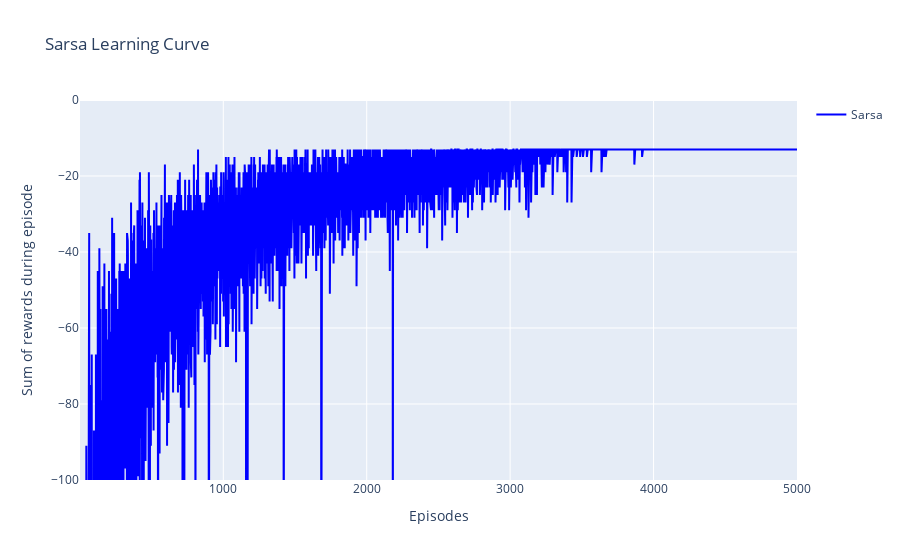

The cell this chart's notebook holds for it:
### Markdown cell above
visualize the **_estimated_** optimal policy and the corresponding state-value function.

### Code cell
# obtain the estimated optimal policy and corresponding action-value function
Q_sarsa, sarsa_rewards = sarsa(env, 5000, 0.01)

# print the estimated optimal policy
policy_sarsa = np.array(
    [np.argmax(Q_sarsa[key]) if key in Q_sarsa else -1 for key in np.arange(48)]
).reshape(4, 12)

check_test.run_check("td_control_check", policy_sarsa)
print("\nEstimated Optimal Policy (UP = 0, RIGHT = 1, DOWN = 2, LEFT = 3, N/A = -1):")
print(policy_sarsa)

# plot the estimated optimal state-value function
V_sarsa = [np.max(Q_sarsa[key]) if key in Q_sarsa else 0 for key in np.arange(48)]
plot_values(V_sarsa)

### Figure 1 — Plotly figure (JSON) as saved in the notebook; plotly's stock layout.template omitted (floating-point values rounded to 4 significant figures; data arrays with more than 128 entries replaced by an {"elided": "..."} marker saying what was removed)
{"data": [{"line": {"color": "blue"}, "mode": "lines", "name": "Sarsa", "type": "scatter", "x": {"elided": "5000 int values"}, "y": {"elided": "5000 int values"}}], "layout": {"showlegend": true, "title": {"text": "Sarsa Learning Curve"}, "xaxis": {"title": {"text": "Episodes"}}, "yaxis": {"range": [-100, 0], "title": {"text": "Sum of rewards during episode"}}}}
